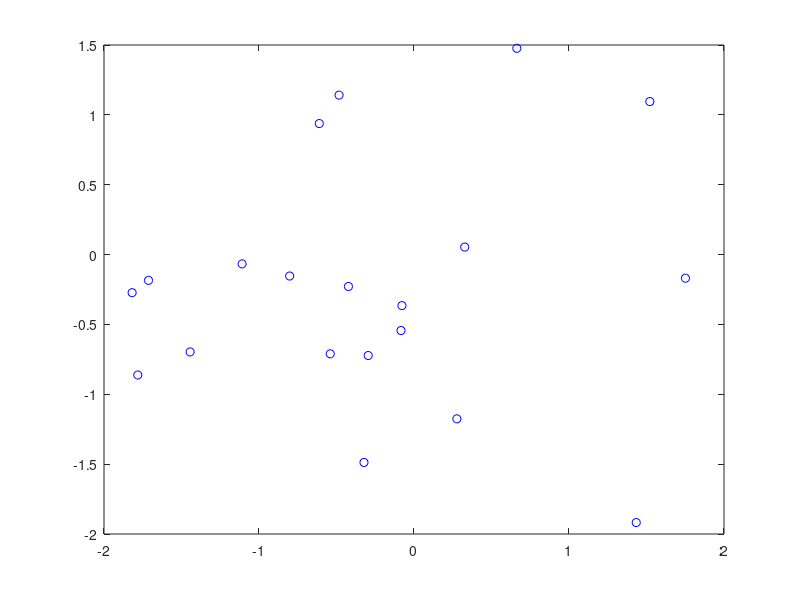

Here is the MATLAB script that generated this plot:
clc;
clear;
close all;
c01=[0 0];
n1=20;
X1=randn(n1,2);
X1(:,1)=X1(:,1)+c01(1);
X1(:,2)=X1(:,2)+c01(2);

c02=[3 3];
n2=20;
X2=randn(n2,2);
X2(:,1)=X2(:,1)+c02(1);
X2(:,2)=X2(:,2)+c02(2);

c03=[4 2];
n3=20;
X3=randn(n3,2);
X3(:,1)=X3(:,1)+c03(1);
X3(:,2)=X3(:,2)+c03(2);

X=[X1, X2, X3];

% figure;
% plot(X1(:,1), X1(:,2), 'bo');
% hold on;
% plot(X2(:,1), X2(:,2), 'rs');
% plot(X3(:,1), X3(:,2), 'kp');
% axis equal;
% grid on;

figure;
plot(X1(:,1), X1(:,2),'bo');




